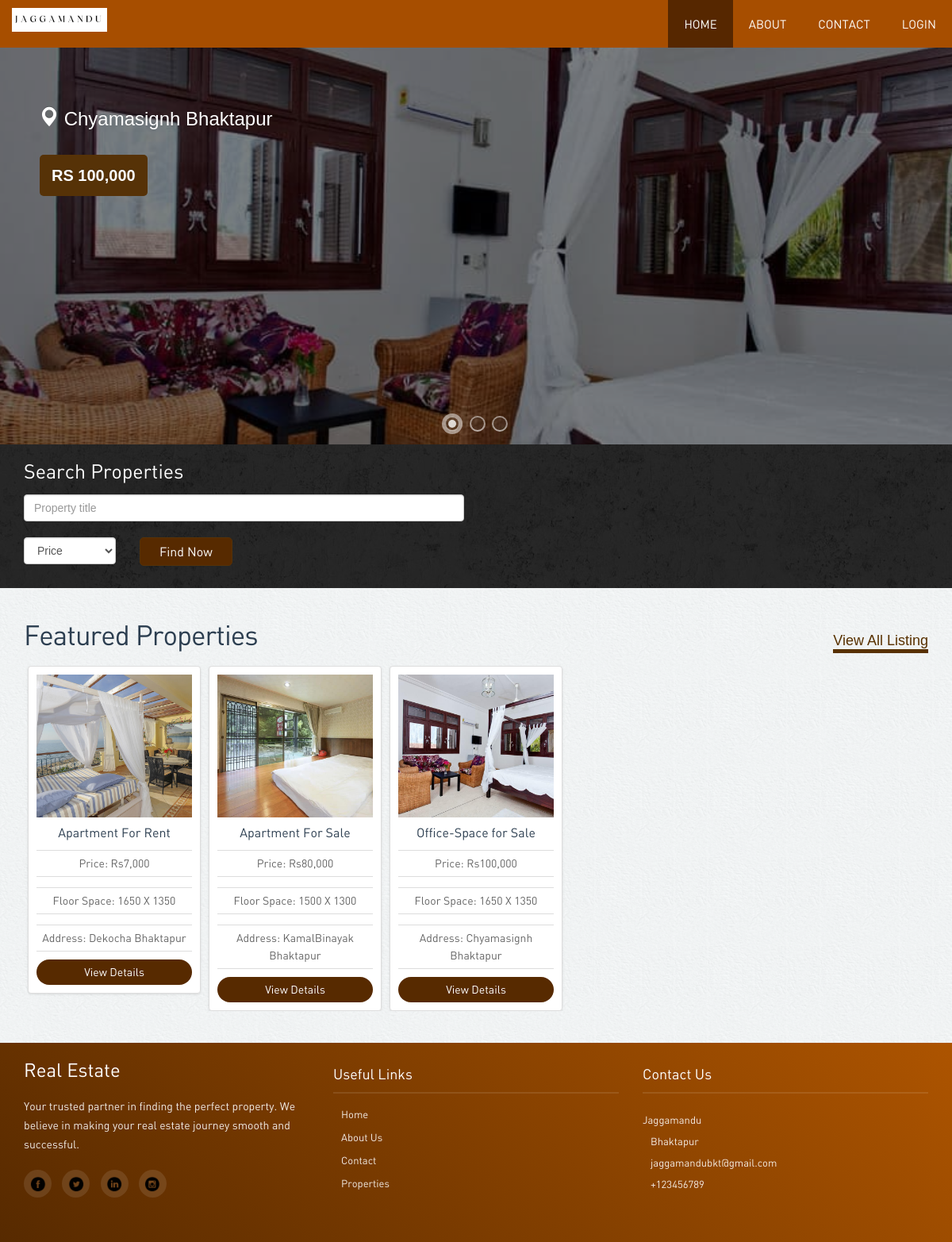
The page / on the database its author committed.
### tables this page shows
CREATE TABLE `properties` (
  `property_id` int(10) NOT NULL AUTO_INCREMENT,
  `property_title` varchar(150) NOT NULL,
  `property_details` text,
  `price` float NOT NULL,
  `property_address` varchar(200) NOT NULL,
  `property_img` text,
  `floor_space` varchar(20) NOT NULL,
  `agent_id` int(10) NOT NULL,
  `user_id` int(10) NOT NULL,
  PRIMARY KEY (`property_id`),
  KEY `agent_id` (`agent_id`),
  KEY `user_id` (`user_id`),
  CONSTRAINT `fk_property_agent` FOREIGN KEY (`agent_id`) REFERENCES `agent` (`agent_id`) ON DELETE RESTRICT ON UPDATE CASCADE,
  CONSTRAINT `fk_property_user` FOREIGN KEY (`user_id`) REFERENCES `users` (`user_id`) ON DELETE RESTRICT ON UPDATE CASCADE
);

### index.php (the view, shortened to what this page needs)
<?php
include_once "includes/connection.php";
$query = "select * from properties";
$result = mysqli_query($con, $query);
$slider_query = "SELECT * FROM properties ORDER BY property_id DESC LIMIT 5";
$slider_result = mysqli_query($con, $slider_query);
?>
<!DOCTYPE html>
<html lang="en">
<head>
  <link rel="stylesheet" href="assets/bootstrap/css/bootstrap.css" />
  <link rel="stylesheet" href="assets/style.css" />
  <link rel="stylesheet" href="assets/navbar.css" />
  <link rel="stylesheet" href="assets/owl-carousel/owl.carousel.css">
  <link rel="stylesheet" href="assets/owl-carousel/owl.theme.css">
  <link rel="stylesheet" type="text/css" href="assets/slitslider/css/style.css" />
  <link rel="stylesheet" type="text/css" href="assets/slitslider/css/custom.css" />
</head>
<body>
<?php include 'includes/nav.php'; ?>
  <div class="">
    <div id="slider" class="sl-slider-wrapper">
      <div class="sl-slider">
        <?php
        $count = 0;
        $orientations = ["horizontal", "vertical", "horizontal", "vertical", "horizontal"];
        $slice1_rotations = ["-25", "10", "3", "-5", "-5"];
        $slice2_rotations = ["-25", "-15", "3", "25", "10"];
        $slice1_scales = ["2", "1.5", "2", "2", "2"];
        $slice2_scales = ["2", "1.5", "1", "1", "1"];
        while ($property = mysqli_fetch_assoc($slider_result)) {
          $id = $property['property_id'];
          $property_title = $property['property_title'];
          $property_address = isset($property['property_address']) ? $property['property_address'] : "Address not available";
          $price = $property['price'];
          $property_img = $property['property_img'];
          $orientation = isset($orientations[$count]) ? $orientations[$count] : "horizontal";
          $slice1_rotation = isset($slice1_rotations[$count]) ? $slice1_rotations[$count] : "0";
          $slice2_rotation = isset($slice2_rotations[$count]) ? $slice2_rotations[$count] : "0";
          $slice1_scale = isset($slice1_scales[$count]) ? $slice1_scales[$count] : "1";
          $slice2_scale = isset($slice2_scales[$count]) ? $slice2_scales[$count] : "1";
          $bg_img_class = "bg-img-" . ($count + 1);
        ?>
        <div class="sl-slide" data-orientation="<?php echo $orientation; ?>"
             data-slice1-rotation="<?php echo $slice1_rotation; ?>"
             data-slice2-rotation="<?php echo $slice2_rotation; ?>"
             data-slice1-scale="<?php echo $slice1_scale; ?>"
             data-slice2-scale="<?php echo $slice2_scale; ?>">
          <div class="sl-slide-inner">
            <?php
            $images = explode(',', $property_img);
            $main_image = !empty($images[0]) ? $images[0] : 'images/properties/default1.png';
            ?>
            <div class="bg-img <?php echo $bg_img_class; ?>" style="background-image: url('<?php echo $main_image; ?>')"></div>
            <h2><a href="./properties/property-detail.php?id=<?php echo $id; ?>"><?php echo $property_title; ?></a></h2>
            <blockquote>
              <p class="location"><span class="glyphicon glyphicon-map-marker"></span> <?php echo $property_address; ?></p>
              <cite style="background-color: #563207;" >Rs <?php echo number_format($price); ?></cite>
            </blockquote>
          </div>
        </div>
        <?php
          $count++;
        }
        ?>
      </div>
      <nav id="nav-dots" class="nav-dots">
        <span class="nav-dot-current"></span>
        <?php
        for ($i = 1; $i < mysqli_num_rows($slider_result); $i++) {
          echo '<span></span>';
        }
        ?>
      </nav>
    </div>
  </div>
  <div class="banner-search">
    <div class="container">
      <h3>Search Properties</h3>
      <div class="searchbar">
        <div class="row">
          <div class="col-lg-6 col-sm-6">
            <form action="properties/search.php" method="post" id="searchForm" onsubmit="return validateForm()">
              <input name="search" type="text" class="form-control" placeholder="Property title" required>
              <div class="row">
                <div class="col-lg-3 col-sm-3 ">
                  <select name="search_price" class="form-control">
                    <option value="">Price</option>
                  </select>
                </div>
                <div class="col-lg-3 col-sm-4">
                  <button name="submit" class="btn btn-success" type="submit">Find Now</button>
                </div>
              </div>
            </form>
          </div>
        </div>
      </div>
    </div>
  </div>
  <div class="container">
    <div class="properties-listing spacer"> <a href="./properties/list-properties.php" class="pull-right viewall">View All
        Listing</a>
      <h2>Featured Properties</h2>
      <div id="owl-example" class="owl-carousel">
        <?php
        while ($property_result = mysqli_fetch_assoc($result)) {
          $id = $property_result['property_id'];
          $property_title = $property_result['property_title'];
          $price = $property_result['price'];
          $property_img = $property_result['property_img'];
          $property_address = $property_result['property_address'];
          $floor_space = $property_result['floor_space'];
          ?>
          <div class="properties">
            <div class="image-holder">
              <?php
              $images = explode(',', $property_img);
              $main_image = !empty($images[0]) ? $images[0] : 'images/properties/default1.png';
              ?>
              <img src="<?php echo $main_image; ?>" class="img-responsive" alt="properties">
            </div>
            <h4><a href="./properties/property-detail.php?id=<?php echo $id; ?>"><?php echo $property_title;  ?></a></h4>
            <p class="price">Price: Rs<?php echo number_format($price); ?></p>
            <p class="price">Floor Space: <?php echo $floor_space; ?></p>
            <p class="price">Address: <?php echo $property_address; ?></p>
            <a class="btn btn-primary" href="./properties/property-detail.php?id=<?php echo $id; ?>">View Details</a>
          </div>
        <?php } ?>
      </div>
    </div>
  </div>
 <?php include 'includes/footer.php'; ?>
</body>
</html>

### assets/style.css (style rules this page uses)
body { color:#555; font:normal 13px/22px Arial; background:url(../images/bgmain.png) #eee; }
h1,h2,h3,h4,h5 { font-weight:normal; font-family: din;margin: 0;padding: 0;color: #000 }
h2 { font-size: 35px; letter-spacing: -1px;margin-bottom: 20px; }
h3 { margin: 0 0 15px 0; font-size: 25px; }
h4 { margin: 10px 0; font-size: 19px; }
p { margin-bottom: 30px; }
a { color:#ffffff; text-decoration:none;outline: none; }
a.pull-right,div.pull-left { color: #583101; border-bottom: 5px solid #583101; font-size: 18px; }
.spacer { margin-top: 40px;margin-bottom:40px; }
select,input { outline: 0; margin-bottom: 20px; }
.btn { border-radius: 5px; font-family: din; outline: none; }
.btn-success { background: #572a00;border:1px solid #563207;padding:6px 20px; font-size:16px; width: 100%; }
.btn-primary { background: #572a00;border:none;width: 100%;border-radius: 20px; }
.banner-search { background:url(../images/bginside.jpg) #111;color: #fff;padding: 20px 0 10px 0; font-size: 16px; }
.banner-search h3 { color: #fff; }
.properties-listing .viewall { margin-top: 15px; }
.properties-listing div.properties { padding: 10px; background-color: #fff;text-align: center; margin-bottom: 20px; }
.owl-wrapper-outer div.properties { margin: 0 5px; }
.properties-listing div.properties .image-holder { position: relative; }
.properties-listing div.properties p { margin-bottom: 10px; font-size: 14px;border-top: 1px solid #ddd;border-bottom: 1px solid #ddd;padding: 5px 0;font-family: din; }

### assets/slitslider/css/style.css (style rules this page uses)
.sl-slider-wrapper { width: 800px; height: 400px; margin: 0 auto; position: relative; overflow: hidden; }
.sl-slider { position: absolute; top: 0; left: 0; }
.sl-slide, .sl-slides-wrapper, .sl-slide-inner { position: absolute; width: 100%; height: 100%; top: 0; left: 0; }
.sl-slide { z-index: 1; }
.sl-slide-horizontal .sl-slide-inner { background: #000; }

### assets/slitslider/css/custom.css (style rules this page uses)
.sl-slider-wrapper { width: 100%; height: 500px; overflow: hidden; position: relative; }
.sl-slider h2, .sl-slider blockquote { padding: 50px 650px 10px 0; width: 100%; max-width: 1140px; color: #fff; margin: 0 auto; position: relative; z-index: 100; border:none; }
.sl-slider h2 { font-size: 40px; text-shadow: 0 -1px 0 rgba(0,0,0,0.2); }
.sl-slider blockquote { padding-top: 10px; font-weight: 300; text-shadow: 0 -1px 0 rgba(0,0,0,0.2); }
.sl-slider blockquote p { font-size: 18px; }
.sl-slider blockquote p.location { font-size: 24px;color: #fff; }
.sl-slider blockquote cite { font-size: 20px; font-weight: 700; font-style: normal; text-transform: uppercase; padding:15px; display: inline-block; background-color: #72b70f; border-radius: 5px; }
.bg-img { padding: 200px; -webkit-box-sizing: content-box; -moz-box-sizing: content-box; box-sizing: content-box; position: absolute; top: -200px; left: -200px; width: 100%; height: 100%; -webkit-background-size: cover; -moz-background-size: cover; background-size: cover; background-position: center center; background-color: #000; opacity: 0.5; }
.nav-dots { text-align: center; position: absolute; bottom: 2%; height: 30px; width: 100%; left: 0; z-index: 1000; }
.nav-dots span { display: inline-block; position: relative; width: 16px; height: 16px; border-radius: 50%; margin: 3px; background: #ddd; background: rgba(150,150,150,0.4); cursor: pointer; box-shadow: 0 1px 1px rgba(255,255,255,0.4), inset 0 1px 1px rgba(0,0,0,0.1); }
.nav-dots span { background: rgba(150,150,150,0.1); margin: 6px; -webkit-transition: all 0.2s; -moz-transition: all 0.2s; -ms-transition: all 0.2s; -o-transition: all 0.2s; transition: all 0.2s; box-shadow: 0 1px 1px rgba(255,255,255,0.4), inset 0 1px 1px rgba(0,0,0,0.1), 0 0 0 2px rgba(255,255,255,0.5); }
.nav-dots span.nav-dot-current, .nav-dots span:hover { box-shadow: 0 1px 1px rgba(255,255,255,0.4), inset 0 1px 1px rgba(0,0,0,0.1), 0 0 0 5px rgba(255,255,255,0.5); }
.nav-dots span.nav-dot-current:after { content: ""; position: absolute; width: 10px; height: 10px; top: 3px; left: 3px; border-radius: 50%; background: rgba(255,255,255,0.8); }
.bg-img-1 { background-image: url(../../../images/slider/1.jpg); }

### rows shown on the page
properties: property_address "Chyamasignh Bhaktapur", price "100,000", shows a picture, property_title "Office-Space for Sale", floor_space "1650 X 1350"
properties: shows a picture, property_title "Apartment For Rent", price "7,000", floor_space "1650 X 1350", property_address "Dekocha Bhaktapur"
properties: shows a picture, property_title "Apartment For Sale", price "80,000", floor_space "1500 X 1300", property_address "KamalBinayak Bhaktapur"
